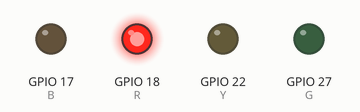
This program was run on a simulated Raspberry Pi (BCM pin numbers). Parts: output pins drawn as LEDs (lit = HIGH).

Above: at 0.05 s.
At 0.25 s:
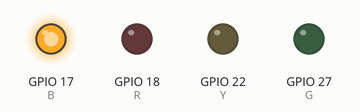
At 0.75 s:
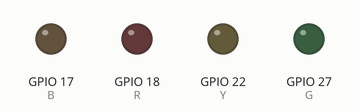
At 1.45 s:
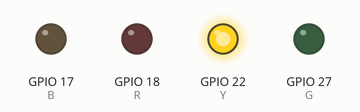
At 2.85 s:
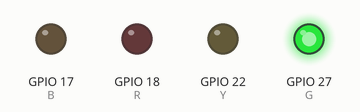
Timing chart, 0 to 3.1 s (numbered marks = the images above):
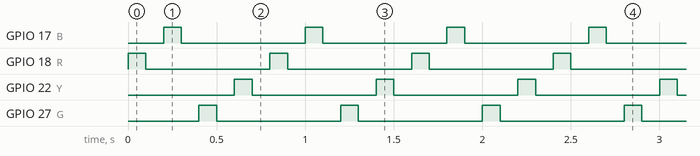

Measured:
- by itself, GPIO 17 (B), GPIO 18 (R), GPIO 22 (Y), GPIO 27 (G): alternates HIGH for 0.10 s and LOW for 0.70 s

The program:

blink.py
```python
#! /usr/bin/env python3

# vim: set tabstop=4 shiftwidth=4 softtabstop=4 expandtab autoindent

import RPi.GPIO as GPIO
import time
import sys

# Setting up color/pin association
B = 17
R = 18
Y = 22
G = 27

GPIO.setwarnings(False)
GPIO.setmode(GPIO.BCM)

# Setup Pin
GPIO.setup(R, GPIO.OUT)
GPIO.setup(B, GPIO.OUT)
GPIO.setup(Y, GPIO.OUT)
GPIO.setup(G, GPIO.OUT)

while True:
    GPIO.output(R, True)
    time.sleep(00000.1)
    GPIO.output(R, False)
    time.sleep(00000.1)

    GPIO.output(B, True)
    time.sleep(00000.1)
    GPIO.output(B, False)
    time.sleep(00000.1)

    GPIO.output(G, True)
    time.sleep(00000.1)
    GPIO.output(G, False)
    time.sleep(00000.1)

    GPIO.output(Y, True)
    time.sleep(00000.1)
    GPIO.output(Y, False)
    time.sleep(00000.1)

GPIO.cleanup()
```
